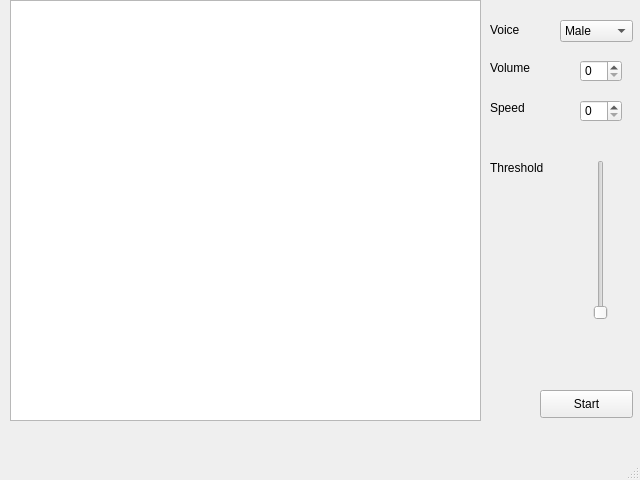
<?xml version="1.0" encoding="UTF-8"?>
<ui version="4.0">
 <class>MainWindow</class>
 <widget class="QMainWindow" name="MainWindow">
  <property name="geometry">
   <rect>
    <x>0</x>
    <y>0</y>
    <width>640</width>
    <height>480</height>
   </rect>
  </property>
  <property name="windowTitle">
   <string>MainWindow</string>
  </property>
  <widget class="QWidget" name="centralwidget">
   <widget class="QTextBrowser" name="textBrowser">
    <property name="geometry">
     <rect>
      <x>10</x>
      <y>0</y>
      <width>471</width>
      <height>421</height>
     </rect>
    </property>
   </widget>
   <widget class="QPushButton" name="Start">
    <property name="geometry">
     <rect>
      <x>540</x>
      <y>390</y>
      <width>93</width>
      <height>28</height>
     </rect>
    </property>
    <property name="text">
     <string>Start</string>
    </property>
   </widget>
   <widget class="QLabel" name="label">
    <property name="geometry">
     <rect>
      <x>490</x>
      <y>60</y>
      <width>55</width>
      <height>16</height>
     </rect>
    </property>
    <property name="text">
     <string>Volume</string>
    </property>
   </widget>
   <widget class="QLabel" name="label_2">
    <property name="geometry">
     <rect>
      <x>490</x>
      <y>100</y>
      <width>55</width>
      <height>16</height>
     </rect>
    </property>
    <property name="text">
     <string>Speed</string>
    </property>
   </widget>
   <widget class="QComboBox" name="Voice_choice">
    <property name="geometry">
     <rect>
      <x>560</x>
      <y>20</y>
      <width>73</width>
      <height>22</height>
     </rect>
    </property>
    <item>
     <property name="text">
      <string>Male</string>
     </property>
    </item>
    <item>
     <property name="text">
      <string>Female</string>
     </property>
    </item>
   </widget>
   <widget class="QSpinBox" name="Volume_box">
    <property name="geometry">
     <rect>
      <x>580</x>
      <y>60</y>
      <width>42</width>
      <height>22</height>
     </rect>
    </property>
    <property name="maximum">
     <number>20</number>
    </property>
   </widget>
   <widget class="QSpinBox" name="Speed_box">
    <property name="geometry">
     <rect>
      <x>580</x>
      <y>100</y>
      <width>42</width>
      <height>22</height>
     </rect>
    </property>
    <property name="maximum">
     <number>100</number>
    </property>
   </widget>
   <widget class="QLabel" name="Voice">
    <property name="geometry">
     <rect>
      <x>490</x>
      <y>20</y>
      <width>55</width>
      <height>20</height>
     </rect>
    </property>
    <property name="text">
     <string>Voice</string>
    </property>
   </widget>
   <widget class="QSlider" name="Thresh_slider">
    <property name="geometry">
     <rect>
      <x>590</x>
      <y>160</y>
      <width>22</width>
      <height>160</height>
     </rect>
    </property>
    <property name="minimum">
     <number>1</number>
    </property>
    <property name="maximum">
     <number>255</number>
    </property>
    <property name="orientation">
     <enum>Qt::Vertical</enum>
    </property>
   </widget>
   <widget class="QLabel" name="Threshold">
    <property name="geometry">
     <rect>
      <x>490</x>
      <y>160</y>
      <width>61</width>
      <height>16</height>
     </rect>
    </property>
    <property name="text">
     <string>Threshold</string>
    </property>
   </widget>
  </widget>
  <widget class="QMenuBar" name="menubar">
   <property name="geometry">
    <rect>
     <x>0</x>
     <y>0</y>
     <width>640</width>
     <height>26</height>
    </rect>
   </property>
  </widget>
  <widget class="QStatusBar" name="statusbar"/>
 </widget>
 <resources/>
 <connections/>
</ui>
